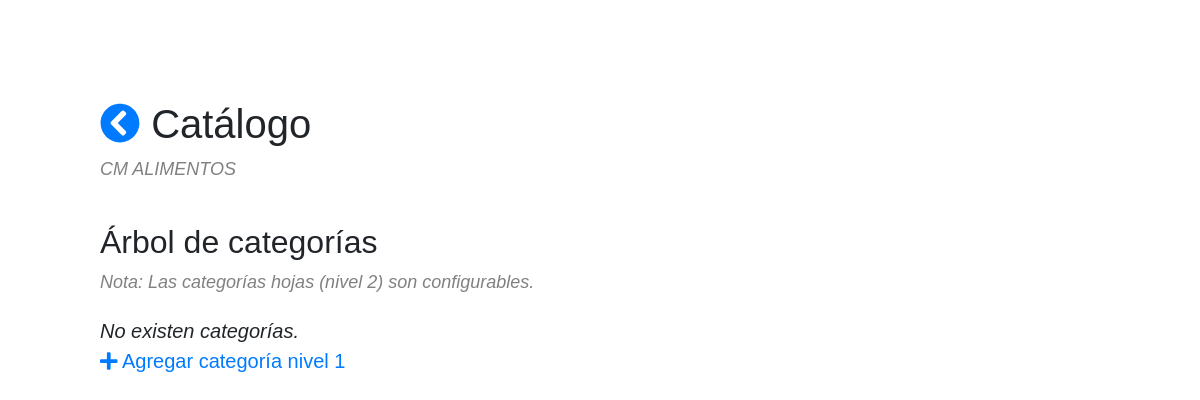
The app's page /bid/1/categories, older data.
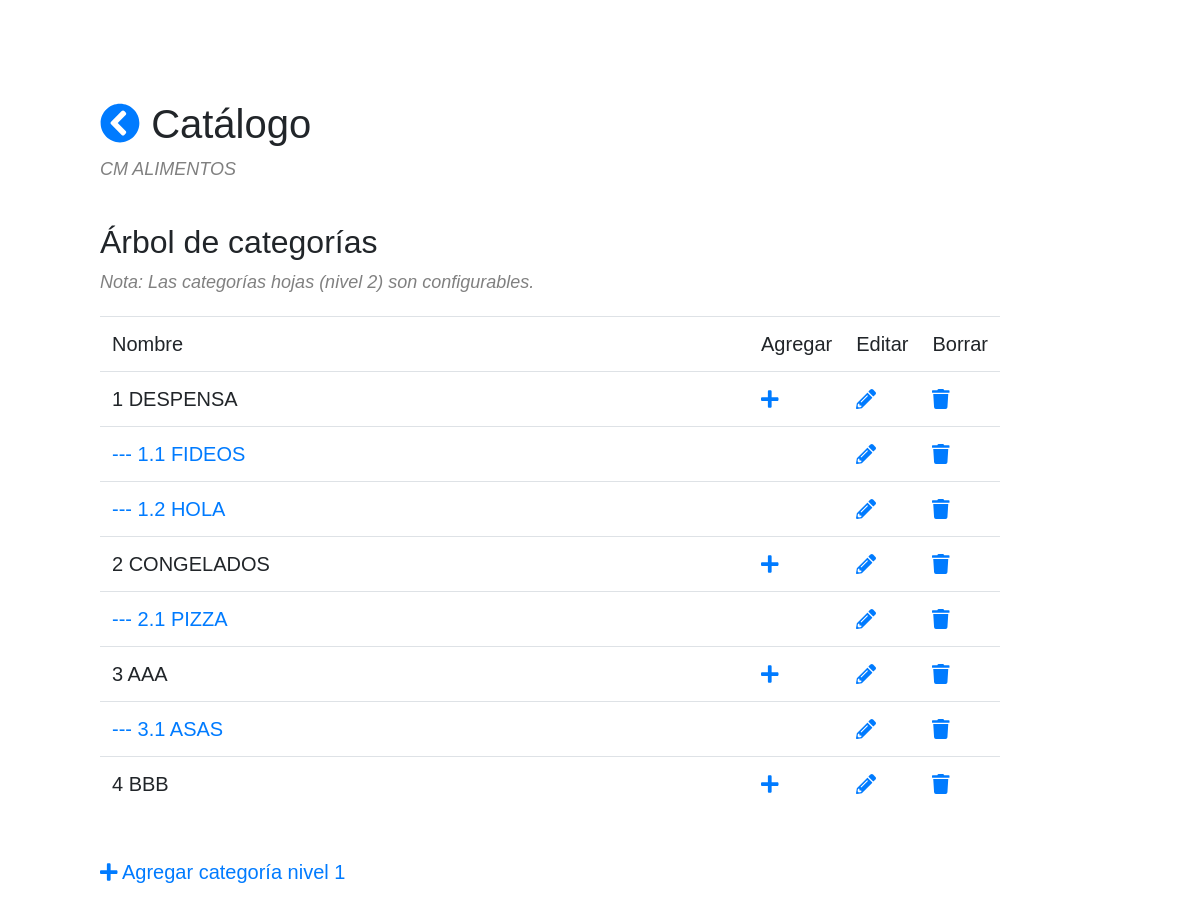
The same page, newer data.
### catalog/models.py (models this page shows, shortened)
class Category(models.Model):
	name = models.CharField(max_length = 200)
	tree_name = models.CharField(max_length = 200)
	position = models.CharField(max_length = 16, null = True)
	level = models.IntegerField()
	parent = models.ForeignKey('self',
								null = True,
								blank = True,
								related_name = 'children',
								on_delete = models.CASCADE)
	bid = models.ForeignKey(Bid,
							on_delete = models.CASCADE)
	created_at = models.DateTimeField(auto_now_add = True)
	updated_at = models.DateTimeField(auto_now = True)
	class Meta:
		unique_together = [['name', 'bid']]

### catalog/views.py (the view)
class CategoryList(ListView):
	model = Category
	template_name = "catalog/category_list.html"
	def get(self, request, pk):
		bid = get_object_or_404(Bid, pk=pk)
		category_list = Category.objects.filter(bid = bid, level__gt = 0)
		root_category = Category.objects.get(bid = bid, level = 0)
		def natural_sort(l):
		    convert = lambda text: int(text) if text.isdigit() else text.lower()
		    alphanum_key = lambda key: [convert(c) for c in re.split('([0-9]+)', key)]
		    return sorted(l, key=alphanum_key)
		sort_position = natural_sort([category.position for category in category_list])
		category_list = []
		for position in sort_position:
			category_list.append(Category.objects.get(bid=bid, position=position))
		context = {"category_list": category_list,
					"root_category": root_category,
					"bid" : bid}
		return render(request, self.template_name, context)

### catalog/templates/catalog/category_list.html (shortened to what this page needs)
{% extends "base_bootstrap.html" %}
{% block content %}
<div class=header>
	<h1>
		<a href="{% url 'catalog:bid_detail' bid.id %}"> <i class="fa fa-chevron-circle-left"></i></a>
		Catálogo
	</h1>
	<div class="note"> {{bid.name}} </div>
</div>
<h2> Árbol de categorías </h2>
<div class=note> Nota: Las categorías hojas (nivel {{bid.max_category_level}}) son configurables. </div>
{% if category_list %}
	<table class="table table-hover" style="width: 900px;">
		<thead>
			<tr>
				<td> Nombre </td>
				<td> Agregar </td>
				<td> Editar </td>
				<td> Borrar </td>
			</tr>
		</thead>
		<tbody>
			{% for category in category_list %}
				<tr>
					<td style="width: 80%">
			        {% if category.level < category.bid.max_category_level %}
			        	{{ category.tree_name}}
					{% else %}
						<a href="{% url 'catalog:category_detail' category.id %}">{{ category.tree_name }}</a>
					{% endif %}
					</td>
					<td>
						{% if category.level < category.bid.max_category_level %}
							<a href="{% url 'catalog:category_create' category.id %}"><i class="fa fa-plus"></i></a>
						{% endif %}
					</td>
					<td>
						<a href="{% url 'catalog:category_update' category.id %}"><i class="fa fa-pencil-alt"></i></a>
					</td>
					<td>
						<a href="{% url 'catalog:category_delete' category.id %}"><i class="fa fa-trash"></i></a>
					</td>
		    	</tr>
			{% endfor %}
		</tbody>
	</table>
{% else %}
	<em> No existen categorías. </em>
{% endif %}
<br>
<a href="{% url 'catalog:category_create' root_category.id %}"><i class="fa fa-plus"></i>
Agregar categoría nivel 1</a>
{% endblock %}

Row changes from the older to the newer data that the page shows:
added Category: tree_name "1 DESPENSA", level 1 (drawn)
added Category: tree_name "--- 1.1 FIDEOS"
added Category: tree_name "--- 1.2 HOLA"
added Category: tree_name "2 CONGELADOS", level 1 (drawn)
added Category: tree_name "--- 2.1 PIZZA"
added Category: tree_name "3 AAA", level 1 (drawn)
added Category: tree_name "--- 3.1 ASAS"
added Category: tree_name "4 BBB", level 1 (drawn)
Text that changed along with them:
text no longer shown: "No existen categorías."
text now shown: "Nombre Agregar Editar Borrar"
